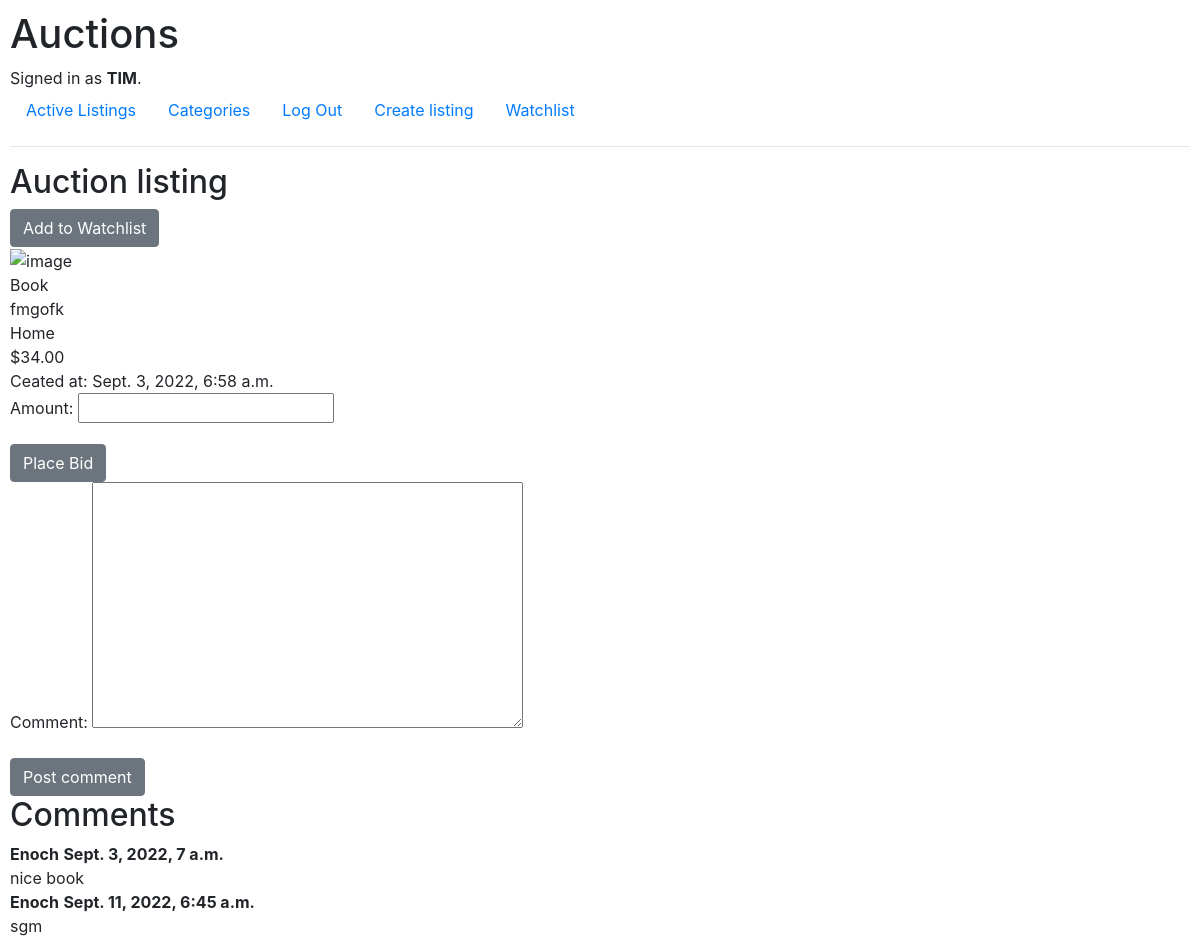
The page /3/auction_listing (signed in) on the database its author committed.
### auctions/models.py (models this page shows, shortened)
class User(AbstractUser):
    pass

class Auction_listing(models.Model):
    title = models.CharField(max_length=200)
    description = models.TextField()
    starting_bid = models.DecimalField(max_digits=10, decimal_places=2)
    current_bid = models.DecimalField(max_digits=10, decimal_places=2, blank=True, null=True)
    date = models.DateTimeField(auto_now_add=True)
    image_link = models.URLField(max_length=600, blank=True,)
    categories = models.CharField(max_length=100, null=True, blank=True, default= None)
    watchlist = models.ManyToManyField(User, related_name="watchlist", default=None, blank=True)
    customer = models.ForeignKey(User, on_delete=models.PROTECT, null=True)
    status = models.BooleanField(default=True)
    author = models.ForeignKey(User, on_delete=models.CASCADE, related_name="author", default=None)

class Comments(models.Model):
    listing = models.ForeignKey(Auction_listing, related_name="comments", on_delete=models.CASCADE, default=None)
    user = models.ForeignKey(User, on_delete=models.CASCADE, default=None)
    date = models.DateTimeField(auto_now_add=True)
    comment = models.TextField()

### auctions/views.py (the view)
# urls.py: path("<int:Auction_listing_id>/auction_listing", views.auction_listing, name="auction_listing"),
def auction_listing(request, Auction_listing_id):
    listing = Auction_listing.objects.get(id=Auction_listing_id)
    form = BidForm()
    form1 = CommentForm()
    watched = bool
    if listing.watchlist.filter(id=request.user.id).exists():
        watched = True
    return render(request, "auctions/auction_listing.html", {
        "item": listing,
        "form": form,
        "form1": form1,
        "watched": watched
    })

### auctions/forms.py
class BidForm(ModelForm):
    amount: forms.DecimalField()
    class Meta:
        model = Bids
        fields = ["amount"]

class CommentForm(ModelForm):
    class Meta:
        model = Comments
        fields = ["comment"]

### auctions/templates/auctions/auction_listing.html (shortened to what this page needs)
{% extends "auctions/layout.html" %}
{% block body %}
    <h2>Auction listing</h2>
    {% if user.is_authenticated %}
    <a href="{% url 'watchlist' item.id %}" class="btn btn-secondary">
        {% if watched %}
            Remove from Watchlist
        {% else %}
            Add to Watchlist
        {% endif %}
    </a>
    {% else %}
    <a href="{% url 'login' %}" class="btn btn-secondary">Add to Watchlist</a>
    {% endif %}
    <div class="item" >
        <div><img src="{{item.image_link}}" alt="image"/></div>
        <div>{{ item.title }}</div>
        <div>{{ item.description }}</div>
        <div>{{ item.categories }}</div>
        <div>${{item.starting_bid }}</div>
        <div>Ceated at: {{ item.date }}</div>
    </div>
    <div>
        <form action="{% url 'bids' item.id %}" method="POST">
            {{ form.as_p }}
            <input class="btn btn-secondary" type="submit" value="Place Bid">
        </form>
    </div>
    <div>
        <form action="{% url 'comments' item.id %}" method="POST">
            {{ form1.as_p }}
            <input class="btn btn-secondary" type="submit" value="Post comment">
        </form>
    </div>
<div>
    <h2>Comments</h2>
    {% if not item.comments.all %}
        <p>No comments yet </p>
    {% else %}
        {% for comment in item.comments.all %}
            <strong>{{ comment.user }}</strong>
            <strong>{{ comment.date }}</strong>
            <br>
            {{ comment.comment }}
            <br>
        {% endfor%}
    {% endif %}
</div>
{% endblock %}

### auctions/templates/auctions/layout.html (shortened to what this page needs)
{% load static %}
<!DOCTYPE html>
<html lang="en">
    <head>
        <link rel="stylesheet" href="https://stackpath.bootstrapcdn.com/bootstrap/4.4.1/css/bootstrap.min.css">
        <link href="{% static 'auctions/styles.css'%}/" rel="stylesheet">
    </head>
    <body>
        <h1>Auctions</h1>
        <div>
            {% if user.is_authenticated %}
                Signed in as <strong>{{ user.username }}</strong>.
            {% else %}
                Not signed in.
            {% endif %}
        </div>
        <ul class="nav">
            <li class="nav-item">
                <a class="nav-link" href="{% url 'index' %}">Active Listings</a>
            </li>
            <li class="nav-item">
                <a class="nav-link" href="{% url 'categories' %}">Categories</a>
            </li>
            {% if user.is_authenticated %}
                <li class="nav-item">
                    <a class="nav-link" href="{% url 'logout' %}">Log Out</a>
                </li>
                <li class="nav-item">
                    <a class="nav-link" href="{% url 'create_listing' %}">Create listing</a>
                </li>
                <li class="nav-item">
                    <a class="nav-link" href="{% url 'watchlist_page' %}">Watchlist</a>
                </li>
            {% endif %}
        </ul>
        <hr>
        {% block body %}
        {% endblock %}
    </body>
</html>

### auctions/static/auctions/styles.css (style rules this page uses)
body { padding: 10px; }

### rows shown on the page
User: username "TIM"
Auction_listing: title "Book", description "fmgofk", categories "Home", starting_bid "34.00", date "Sept. 3, 2022, 6:58 a.m."
Comments: user "Enoch", date "Sept. 3, 2022, 7 a.m.", comment "nice book"
Comments: user "Enoch", date "Sept. 11, 2022, 6:45 a.m.", comment "sgm"
